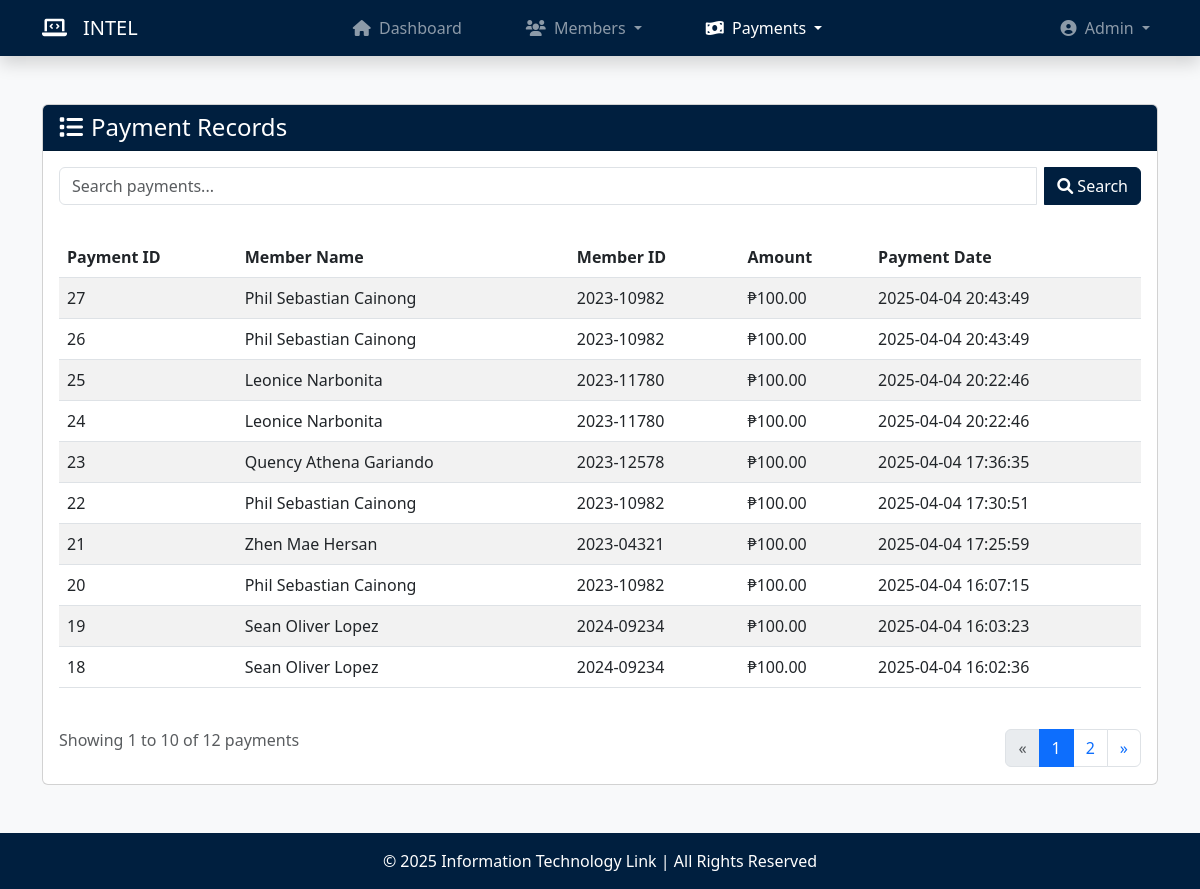
Before: /payments.php (signed in) with the older database file.
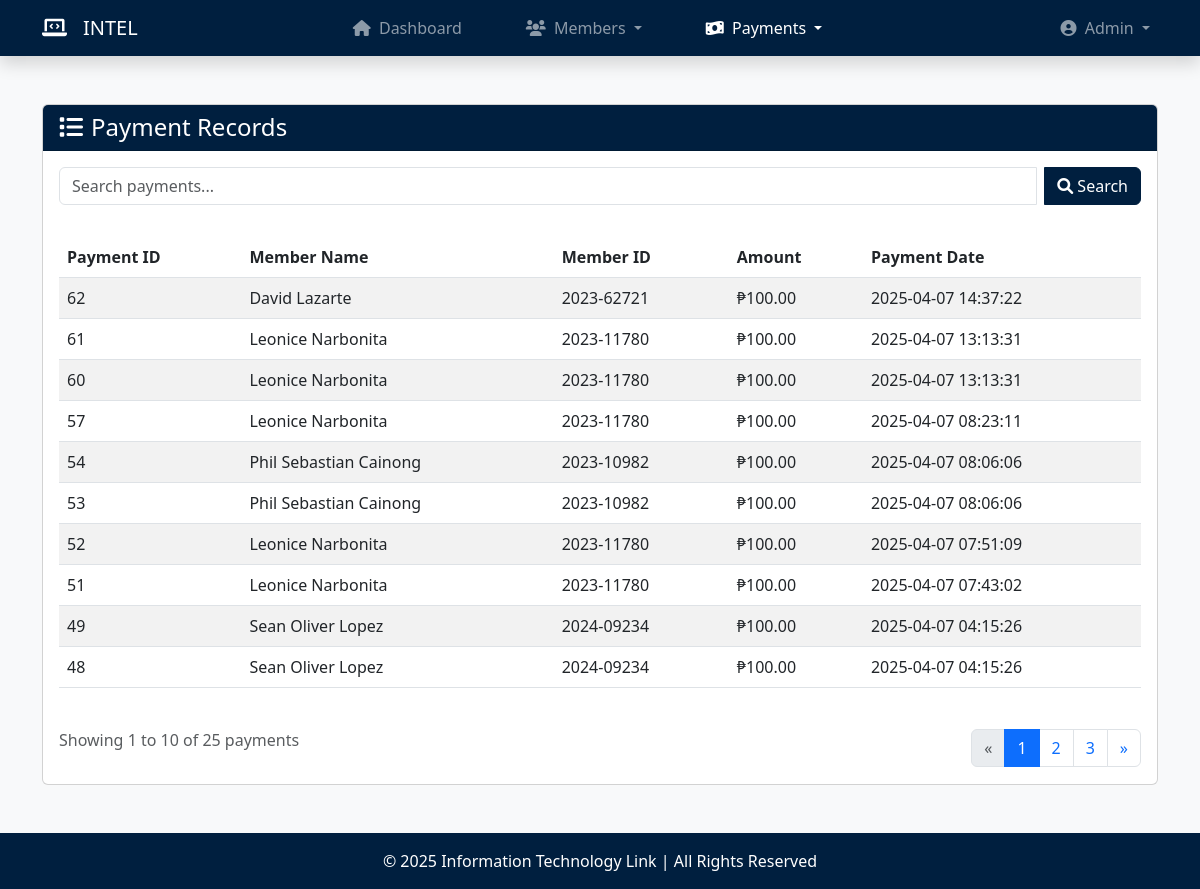
After: the same page with the newer database file.
### tables this page shows
CREATE TABLE `payments` (
  `payment_id` int(11) NOT NULL,
  `member_id` varchar(25) NOT NULL,
  `amount` decimal(10,2) NOT NULL,
  `semester` varchar(50) NOT NULL,
  `school_year` varchar(20) NOT NULL,
  `payment_date` datetime NOT NULL DEFAULT current_timestamp()
);

CREATE TABLE `members` (
  `member_id` varchar(25) NOT NULL,
  `last_name` varchar(30) NOT NULL,
  `first_name` varchar(30) NOT NULL,
  `middle_name` varchar(30) DEFAULT NULL,
  `contact_num` varchar(15) NOT NULL,
  `email` varchar(60) NOT NULL,
  `status` enum('Active','Inactive') NOT NULL,
  `membership_date` timestamp NOT NULL DEFAULT current_timestamp()
);

### payments.php (the view, shortened to what this page needs)
<?php
    require_once('database.php');
    $payments_per_page = 10;
    $page = isset($_GET['page']) ? (int)$_GET['page'] : 1;
    $offset = ($page - 1) * $payments_per_page;
    $search_query = isset($_GET['search']) ? trim($_GET['search']) : "";
    $search_sql = "";
    $stmt = $conn->prepare("SELECT p.*, m.first_name, m.last_name FROM payments p
                            JOIN members m ON p.member_id = m.member_id
                            $search_sql
                            ORDER BY p.payment_date DESC
                            LIMIT ?, ?");
    if (!empty($search_query)) {
        $search_param = "%" . $search_query . "%";
        $stmt->bind_param("ssssssii", $search_param, $search_param, $search_param, $search_param, $search_param, $search_param, $offset, $payments_per_page);
    } else {
        $stmt->bind_param("ii", $offset, $payments_per_page);
    }
    $stmt->execute();
    $payments_result = $stmt->get_result();
    $total_payments_stmt = $conn->prepare("SELECT COUNT(*) AS count FROM payments p
                                        JOIN members m ON p.member_id = m.member_id
                                        $search_sql");
    $total_payments_stmt->execute();
    $total_payments = $total_payments_stmt->get_result()->fetch_assoc()['count'];
    $total_pages = ceil($total_payments / $payments_per_page);
    $display_start = $offset + 1;
    $display_end = min($offset + $payments_per_page, $total_payments);
?>
<!DOCTYPE html>
<html lang="en">
<head>
    <link rel="stylesheet" href="https://cdn.jsdelivr.net/npm/bootstrap@5.3.0-alpha1/dist/css/bootstrap.min.css">
    <link rel="stylesheet" href="https://cdnjs.cloudflare.com/ajax/libs/font-awesome/6.0.0/css/all.min.css">
</head>
<body>
    <?php include('navbar.php'); ?>
    <main class="container my-5">
        <div class="card">
            <div class="card-header bg-navy text-white">
                <h4 class="mb-0"><i class="fas fa-list me-2"></i>Payment Records</h4>
            </div>
            <form method="GET" action="" class="m-3">
                <div class="input-group">
                    <input type="text" class="form-control me-2" id="searchBar" placeholder="Search payments..." name="search" value="<?php echo htmlspecialchars($search_query); ?>">
                    <button type="submit" class="btn btn-navy"><i class="fas fa-search"></i> Search</button>
                </div>
            </form>
            <div class="card-body">
                <div class="table-responsive">
                    <table class="table table-striped">
                        <thead>
                            <tr>
                                <th>Payment ID</th>
                                <th>Member Name</th>
                                <th>Member ID</th>
                                <th>Amount</th>
                                <th>Payment Date</th>
                            </tr>
                        </thead>
                        <tbody id="paymentTableBody">
                            <?php if ($total_payments > 0): ?>
                                <?php if ($payments_result->num_rows > 0): ?>
                                    <?php while ($payment = $payments_result->fetch_assoc()): ?>
                                        <tr>
                                            <td><?php echo htmlspecialchars($payment['payment_id']); ?></td>
                                            <td><?php echo htmlspecialchars($payment['first_name'] . ' ' . $payment['last_name']); ?></td>
                                            <td><?php echo htmlspecialchars($payment['member_id']); ?></td>
                                            <td>₱<?php echo number_format($payment['amount'], 2); ?></td>
                                            <td><?php echo htmlspecialchars($payment['payment_date']); ?></td>
                                        </tr>
                                    <?php endwhile; ?>
                                <?php endif; ?>
                            <?php endif; ?>
                        </tbody>
                    </table>
                </div>
                <?php if ($total_pages > 1): ?>
                    <div class="d-flex justify-content-between align-items-center mt-4">
                        <div>
                            <p class="text-muted">
                                Showing <?php echo $display_start; ?> to <?php echo $display_end; ?> of <?php echo $total_payments; ?> payments
                            </p>
                        </div>
                        <nav aria-label="Page navigation">
                            <ul class="pagination">
                                <li class="page-item <?php echo ($page <= 1) ? 'disabled' : ''; ?>">
                                    <a class="page-link" href="?page=<?php echo $page - 1; ?>&search=<?php echo urlencode($search_query); ?>" aria-label="Previous">
                                        <span aria-hidden="true">&laquo;</span>
                                    </a>
                                </li>
                                <?php for ($i = max(1, $page - 2); $i <= min($page + 2, $total_pages); $i++): ?>
                                    <li class="page-item <?php echo ($page == $i) ? 'active' : ''; ?>">
                                        <a class="page-link" href="?page=<?php echo $i; ?>&search=<?php echo urlencode($search_query); ?>"><?php echo $i; ?></a>
                                    </li>
                                <?php endfor; ?>
                                <li class="page-item <?php echo ($page >= $total_pages) ? 'disabled' : ''; ?>">
                                    <a class="page-link" href="?page=<?php echo $page + 1; ?>&search=<?php echo urlencode($search_query); ?>" aria-label="Next">
                                        <span aria-hidden="true">&raquo;</span>
                                    </a>
                                </li>
                            </ul>
                        </nav>
                    </div>
                <?php endif; ?>
            </div>
        </div>
    </main>
    <?php include('footer.php'); ?>
</body>
</html>

### navbar.php (shortened to what this page needs)
<?php
    $current_page = basename($_SERVER['PHP_SELF']);
    $role_name = $_SESSION['role_name'] ?? 'Admin';
?>
<head>
</head>
<header>
    <nav class="navbar navbar-expand-lg navbar-dark bg-navy shadow">
        <div class="container">
            <a class="navbar-brand d-flex align-items-center me-5" href="dashboard.php">
                <i class="fas fa-laptop-code me-3"></i>
                <span>INTEL</span>
            </a>
            <div class="collapse navbar-collapse" id="navbarMain">
                <div class="mx-auto">
                    <ul class="navbar-nav gap-5 ms-5">
                        <li class="nav-item">
                            <a class="nav-link <?php echo ($current_page == 'dashboard.php') ? 'active' : ''; ?>" href="dashboard.php">
                                <i class="fas fa-home me-1"></i> Dashboard
                            </a>
                        </li>
                        <li class="nav-item dropdown">
                            <a class="nav-link dropdown-toggle <?php echo (in_array($current_page, ['members.php', 'add_member.php', 'edit_member.php', 'view_member.php'])) ? 'active' : ''; ?>"
                            href="#" id="membersDropdown" role="button" data-bs-toggle="dropdown" aria-expanded="false">
                                <i class="fas fa-users me-1"></i> Members
                            </a>
                        </li>
                        <li class="nav-item dropdown">
                            <a class="nav-link dropdown-toggle <?php echo (in_array($current_page, ['payments.php', 'add_payment.php', 'payment_history.php'])) ? 'active' : ''; ?>"
                            href="#" id="paymentsDropdown" role="button" data-bs-toggle="dropdown" aria-expanded="false">
                                <i class="fas fa-money-bill-wave me-1"></i> Payments
                            </a>
                        </li>
                    </ul>
                </div>
                <ul class="navbar-nav ms-auto">
                    <li class="nav-item dropdown">
                        <a class="nav-link dropdown-toggle" href="#" id="userDropdown" role="button" data-bs-toggle="dropdown" aria-expanded="false">
                        <i class="fas fa-user-circle me-1"></i> <?php echo htmlspecialchars($role_name); ?>
                        </a>
                    </li>
                </ul>
            </div>
        </div>
    </nav>
</header>

### footer.php
<footer class="bg-navy text-white text-center py-3 mt-auto">
    <p class="mb-0">&copy; 2025 Information Technology Link | All Rights Reserved</p>
</footer>

### payments.php (style rules this page uses)
html, body { height: 100%; margin: 0; display: flex; flex-direction: column; background-color: #f8f9fa; }
main { flex: 1; }
.bg-navy { background-color: #001f3f !important; }
.text-white { color: #ffffff !important; }
.btn-navy { background-color: #001f3f !important; border-color: #001f3f !important; color: #fff !important; }
.pagination { margin-bottom: 0; }

Changed rows visible on the page:
removed payments: payment_id "27", member.last_name "Phil Sebastian Cainong", member "2023-10982", amount "100.00", payment_date "2025-04-04 20:43:49"
removed payments: payment_id "26", member.last_name "Phil Sebastian Cainong", member "2023-10982", amount "100.00", payment_date "2025-04-04 20:43:49"
removed payments: payment_id "25", member.last_name "Leonice Narbonita", member "2023-11780", amount "100.00", payment_date "2025-04-04 20:22:46"
removed payments: payment_id "24", member.last_name "Leonice Narbonita", member "2023-11780", amount "100.00", payment_date "2025-04-04 20:22:46"
removed payments: payment_id "23", member.last_name "Quency Athena Gariando", member "2023-12578", amount "100.00", payment_date "2025-04-04 17:36:35"
removed payments: payment_id "22", member.last_name "Phil Sebastian Cainong", member "2023-10982", amount "100.00", payment_date "2025-04-04 17:30:51"
removed payments: payment_id "21", member.last_name "Zhen Mae Hersan", member "2023-04321", amount "100.00", payment_date "2025-04-04 17:25:59"
removed payments: payment_id "20", member.last_name "Phil Sebastian Cainong", member "2023-10982", amount "100.00", payment_date "2025-04-04 16:07:15"
removed payments: payment_id "19", member.last_name "Sean Oliver Lopez", member "2024-09234", amount "100.00", payment_date "2025-04-04 16:03:23"
removed payments: payment_id "18", member.last_name "Sean Oliver Lopez", member "2024-09234", amount "100.00", payment_date "2025-04-04 16:02:36"
added payments: payment_id "62", member.last_name "David Lazarte", member "2023-62721", amount "100.00", payment_date "2025-04-07 14:37:22"
added payments: payment_id "61", member.last_name "Leonice Narbonita", member "2023-11780", amount "100.00", payment_date "2025-04-07 13:13:31"
added payments: payment_id "60", member.last_name "Leonice Narbonita", member "2023-11780", amount "100.00", payment_date "2025-04-07 13:13:31"
added payments: payment_id "57", member.last_name "Leonice Narbonita", member "2023-11780", amount "100.00", payment_date "2025-04-07 08:23:11"
added payments: payment_id "54", member.last_name "Phil Sebastian Cainong", member "2023-10982", amount "100.00", payment_date "2025-04-07 08:06:06"
added payments: payment_id "53", member.last_name "Phil Sebastian Cainong", member "2023-10982", amount "100.00", payment_date "2025-04-07 08:06:06"
added payments: payment_id "52", member.last_name "Leonice Narbonita", member "2023-11780", amount "100.00", payment_date "2025-04-07 07:51:09"
added payments: payment_id "51", member.last_name "Leonice Narbonita", member "2023-11780", amount "100.00", payment_date "2025-04-07 07:43:02"
added payments: payment_id "49", member.last_name "Sean Oliver Lopez", member "2024-09234", amount "100.00", payment_date "2025-04-07 04:15:26"
added payments: payment_id "48", member.last_name "Sean Oliver Lopez", member "2024-09234", amount "100.00", payment_date "2025-04-07 04:15:26"
Other visible differences:
$total_payments: "12" → "25"
new list line: "3"
